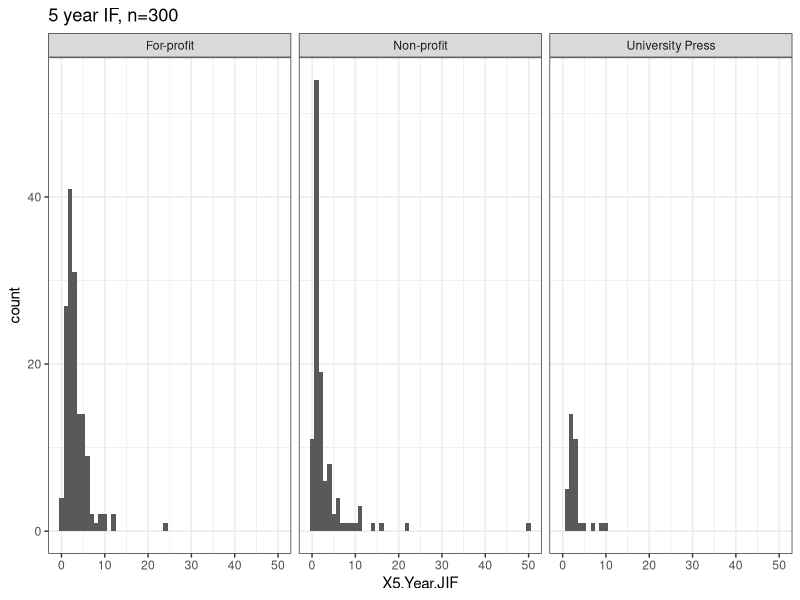
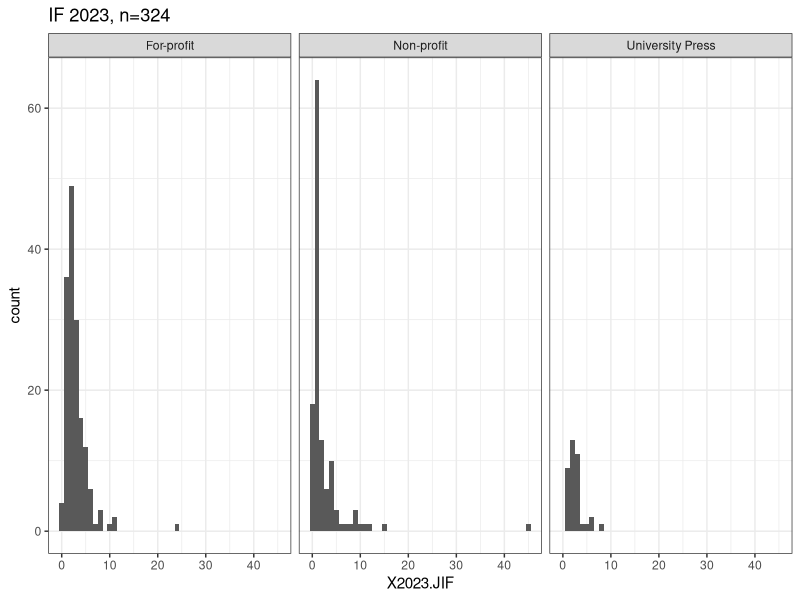
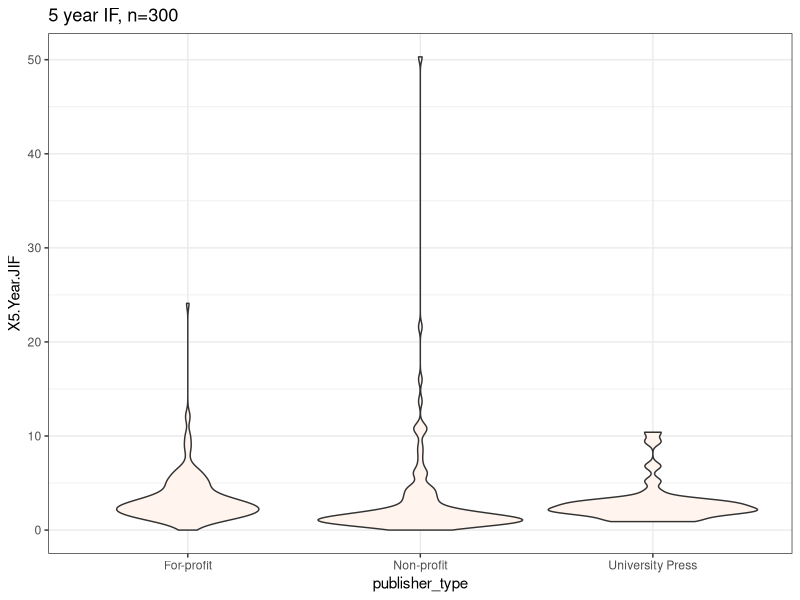
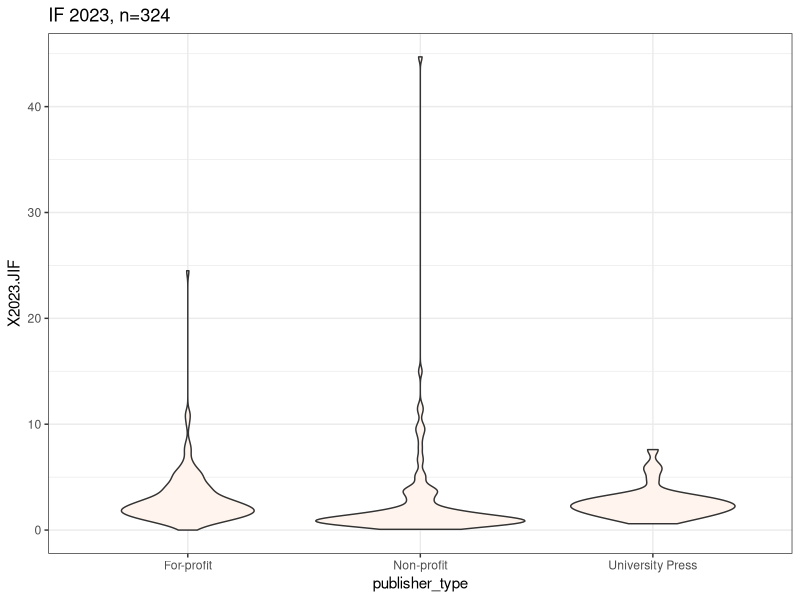

These figures' R source, in order:
# inspect distribution impact factor
library(dplyr)
library(ggplot2)

data<- read.csv('data/derived-data/DAFNEE_db_with_impactact_Factor_filled.csv', header=T)

#after manual filling of IFs missing with Clarivate, theres n=37 missing for IF 2023 and n=61 missing for 5y IF

sub<- data %>% select(oa_source_issn_l:institution_type, X2023.JIF, X5.Year.JIF)
sub$X2023.JIF<- as.numeric(sub$X2023.JIF)
sub$X5.Year.JIF<- as.numeric(sub$X5.Year.JIF)

sub %>% group_by(publisher_type) %>% summarise(min=min(X2023.JIF, na.rm=TRUE),
                                               max=max(X2023.JIF, na.rm=TRUE),
                                               mean=mean(X2023.JIF, na.rm=TRUE),
                                               med=median(X2023.JIF, na.rm=TRUE),
                                               n=sum(!is.na(X2023.JIF)),
                                               nan=sum(is.na(X2023.JIF)))

sub %>% group_by(business_model) %>% summarise(min=min(X2023.JIF, na.rm=TRUE),
                                                      max=max(X2023.JIF, na.rm=TRUE),
                                                      mean=mean(X2023.JIF, na.rm=TRUE),
                                                      med=median(X2023.JIF, na.rm=TRUE),
                                                      n=sum(!is.na(X2023.JIF)),
                                                      nan=sum(is.na(X2023.JIF)))

sub %>% group_by(business_model) %>% summarise(min=min(X2023.JIF, na.rm=TRUE),
                                               max=max(X2023.JIF, na.rm=TRUE),
                                               mean=mean(X2023.JIF, na.rm=TRUE),
                                               med=median(X2023.JIF, na.rm=TRUE),
                                               n=sum(!is.na(X2023.JIF)),
                                               nan=sum(is.na(X2023.JIF)))

sub %>% group_by(publisher_type) %>% summarise(n=n())

nIF5y<- sum(!is.na(sub$X5.Year.JIF))
nIF23<- sum(!is.na(sub$X2023.JIF))

sub %>% ggplot(., aes(x=X5.Year.JIF)) + 
  #geom_histogram() +
  geom_histogram(binwidth=1) +
  facet_wrap(~ publisher_type) +
  ggtitle(paste('5 year IF, n=', nIF5y, sep='')) +
  theme_bw() 
sub %>% ggplot(., aes(x=X2023.JIF)) + 
    #geom_histogram() +
    geom_histogram(binwidth=1) +
    facet_wrap(~ publisher_type) +
  ggtitle(paste('IF 2023, n=', nIF23, sep='')) +
  theme_bw() 


sub %>% ggplot(., aes(x=publisher_type, y=X5.Year.JIF)) + 
  geom_violin(fill='seashell') +
  ggtitle(paste('5 year IF, n=', nIF5y, sep='')) +
  theme_bw() 
sub %>% ggplot(., aes(x=publisher_type, y=X2023.JIF)) + 
  geom_violin(fill='seashell') +
  ggtitle(paste('IF 2023, n=', nIF23, sep='')) +
  theme_bw() 
